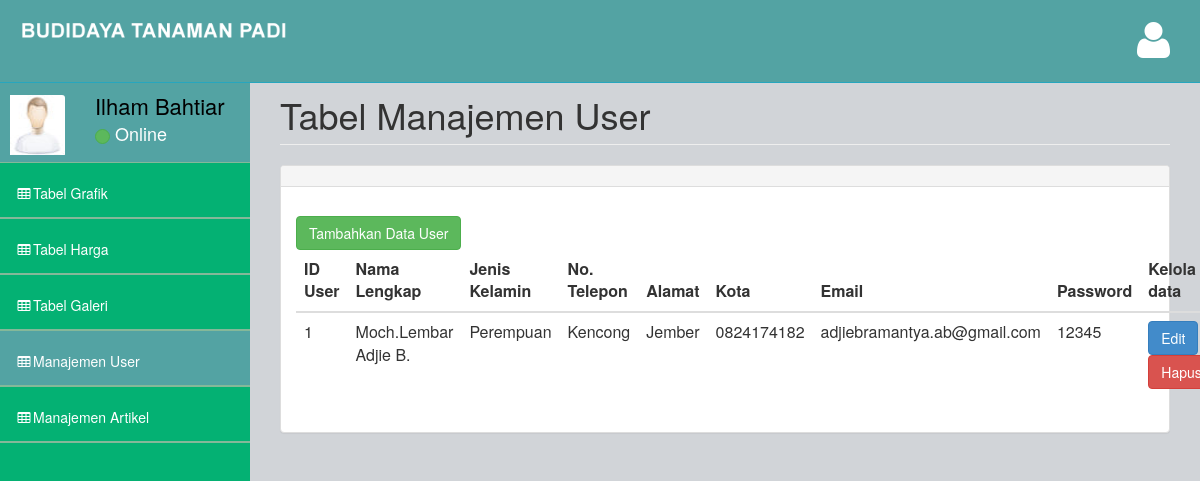
Screenshot of /admin-panel/tabel4.php (signed in) with the database file from the repository.
### tables this page shows
CREATE TABLE `user` (
  `id_user` int(11) NOT NULL,
  `nama_lengkap` varchar(50) NOT NULL,
  `jenis_kelamin` varchar(15) NOT NULL,
  `nohp` varchar(15) NOT NULL,
  `alamat` varchar(20) NOT NULL,
  `kota` varchar(20) NOT NULL,
  `email` varchar(50) NOT NULL,
  `password` varchar(10) NOT NULL
);

### admin-panel/tabel4.php (the view, shortened to what this page needs)
<html><head>
    <link href="assets/plugins/bootstrap/bootstrap.css" rel="stylesheet">
    <link href="assets/font-awesome/css/font-awesome.css" rel="stylesheet">
    <link href="assets/plugins/pace/pace-theme-big-counter.css" rel="stylesheet">
    <link href="assets/css/style.css" rel="stylesheet">
    <link href="assets/css/main-style.css" rel="stylesheet">
    <link href="assets/plugins/dataTables/dataTables.bootstrap.css" rel="stylesheet">
</head>
<body class="  pace-done">
    <div id="wrapper">
        <nav class="navbar navbar-default navbar-fixed-top" role="navigation" id="navbar">
            <div class="navbar-header">
                <a class="navbar-brand" href="index.html">
                    <img src="assets/img/logo.png" alt="">
                </a>
            </div>
            <ul class="nav navbar-top-links navbar-right">
                <li class="dropdown">
                    <a class="dropdown-toggle" data-toggle="dropdown" href="#">
                        <i class="fa fa-user fa-3x"></i>
                    </a>
                </li>
            </ul>
        </nav>
        <nav class="navbar-default navbar-static-side" role="navigation">
            <div class="sidebar-collapse">
                <ul class="nav" id="side-menu">
                    <li>
                        <div class="user-section">
                            <div class="user-section-inner">
                                <img src="assets/img/user.jpg" alt="">
                            </div>
                            <div class="user-info">
                                <div><?php echo $_SESSION["nama"]; ?></div>
                                <div class="user-text-online">
                                    <span class="user-circle-online btn btn-success btn-circle "></span>&nbsp;Online
                                </div>
                            </div>
                        </div>
                    </li>
                    <li>
                        <a href="index.php"><i class="fa fa-table fa-fw"></i>Tabel Grafik</a>
                    </li>
                    <li>
                        <a href="tabel2.php"><i class="fa fa-table fa-fw"></i>Tabel Harga</a>
                    </li>
                    <li>
                        <a href="tabel3.php"><i class="fa fa-table fa-fw"></i>Tabel Galeri</a>
                    </li>
                    <li class="selected">
                        <a href="tabel4.php"><i class="fa fa-table fa-fw"></i>Manajemen User</a>
                    </li>
                    <li>
                        <a href="tabel5.php"><i class="fa fa-table fa-fw"></i>Manajemen Artikel</a>
                    </li>
                </ul>
            </div>
        </nav>
        <div id="page-wrapper">
            <div class="row">
                <div class="col-lg-12">
                    <h1 class="page-header">Tabel Manajemen User</h1>
                </div>
            </div>
            <div class="row">
                <div class="col-lg-12">
                    <div class="panel panel-default">
                        <div class="panel-heading">
                        </div>
                        <div class="panel-body">
                            <form method="post">
                            <?php include("tambahuser.php"); ?>
                            <button type="button" class="btn btn-success" data-toggle="modal" data-target="#tambah" >Tambahkan Data User</button>
                            </form>
            <?php
            $queryselect="SELECT * FROM user;";
            $resultselect= mysqli_query($connection,$queryselect);
            ?>
                        <table class="table tabled-striped table-hover">
                                <thead>
                                   <tr>
                                    <th>ID User</th>
                                    <th>Nama Lengkap</th>
                                    <th>Jenis Kelamin</th>
                                    <th>No. Telepon</th>
                                    <th>Alamat</th>
                                    <th>Kota</th>
                                    <th>Email</th>
                                    <th>Password</th>
                                    <th>Kelola data</th>
                                   </tr>
                                </thead>
                            <tbody>
                            <?php while ($row=mysqli_fetch_array($resultselect)) { ?>
                            <tr>
                                <td><?php echo $row['id_user'] ?></td>
                                <td><?php echo $row['nama_lengkap'] ?></td>
                                <td><?php echo $row['jenis_kelamin'] ?></td>
                                <td><?php echo $row['alamat'] ?></td>
                                <td><?php echo $row['kota'] ?></td>
                                <td><?php echo $row['nohp'] ?></td>
                                <td><?php echo $row['email'] ?></td>
                                <td><?php echo $row['password'] ?></td>
                                <td><button type="button" class="btn btn-primary" data-toggle="modal" data-target="#edit<?php echo $row['id_user'] ?>">Edit</button> | <button type="button" class="btn btn-danger" data-toggle="modal" data-target="#hapus<?php echo $row['id_user'] ?>">Hapus</button></td>
                            </tr>
                            <?php }?>
                            </tbody>
                        </table>
                        </div>
                </div>
            </div>
    </div>
</body></html>

### admin-panel/assets/css/style.css (style rules this page uses)
body { background-color: #f8f8f8; }
#wrapper { width: 100%; margin-top: 55px!important; background-color:#04B173; }
#page-wrapper { padding: 0 15px; min-height: 568px; background-color:rgb(209, 212, 216); }
.navbar-static-side ul li { border-bottom:1px solid #84B899 !important; }
.navbar-top-links li { display: inline-block; }
.navbar-top-links li:last-child { margin-right: 15px; }
.navbar-top-links li a { padding: 20px; min-height: 50px; }
@media (min-width:768px) { .navbar-static-side { z-index: 1; position: absolute; width: 250px; } }
.btn-circle { width: 30px; height: 30px; padding: 6px 0; border-radius: 15px; text-align: center; font-size: 12px; line-height: 1.428571429; }

### admin-panel/assets/css/main-style.css (style rules this page uses)
.user-section-inner { height: 65px; width: 65px; -moz-border-radius: 3px; -webkit-border-radius: 3px; border-radius: 3px; overflow: hidden; display: inline-block; float: left; margin-right: 15px; margin-top: 20px; }
.user-section-inner img { margin-left:10px; width:55px; height:60px; }
.user-info { display: block; color:#000!important; display: inline-block; padding: 15px; margin-bottom: 0px }
.user-text-online { font-size:18px; color:#fff }
.user-circle-online { width: 15px!important; height: 15px!important; }
.navbar-top-links > li > a { color: #FFFFFF; }
.nav > li > a { padding: 20px 15px; }
#side-menu { background-color:#04B173; }
#side-menu a { color:#fff; border-bottom: 1px solid #84B899 !important; height: 55px; }
.selected { background-color:rgb(83, 163, 163); }
#navbar { background-color:rgb(83, 163, 163); }
.navbar-brand { padding-left:20px; }
.navbar-brand img { height:30px; }
.navbar-default { border-color: #27A6BE; }
@media (min-width:768px) { #page-wrapper { position: inherit; margin: 0 0 0 250px; padding: 0 30px; min-height: 1000px; } }

### rows the page displays
user: id_user "1", nama_lengkap "Moch.Lembar Adjie B.", jenis_kelamin "Perempuan", alamat "Kencong", kota "Jember", nohp "0824174182", email "adjiebramantya.ab@gmail.com", password "12345"

### other values shown
$_SESSION["nama"] "Ilham Bahtiar"
